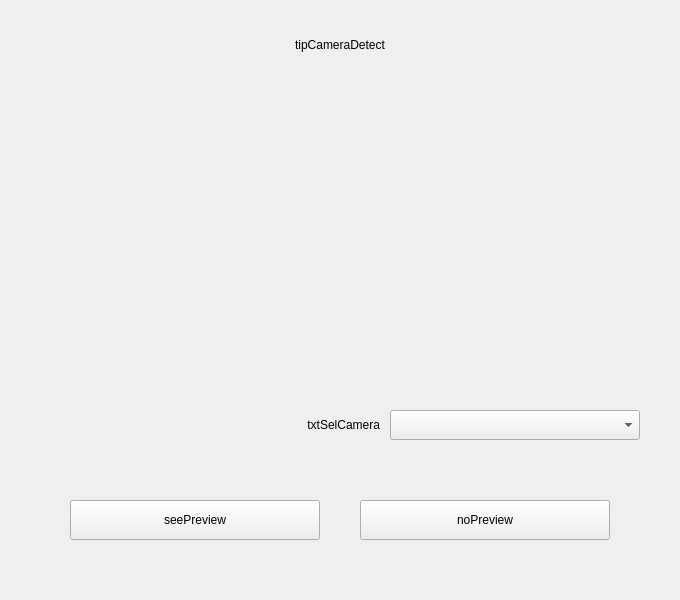
        <widget class="QWidget" name="page_cameraDetect">
         <layout class="QVBoxLayout" name="verticalLayout_5">
          <property name="spacing">
           <number>10</number>
          </property>
          <property name="leftMargin">
           <number>0</number>
          </property>
          <property name="topMargin">
           <number>30</number>
          </property>
          <property name="rightMargin">
           <number>0</number>
          </property>
          <property name="bottomMargin">
           <number>20</number>
          </property>
          <item>
           <widget class="QLabel" name="label_tipCameraDetect">
            <property name="minimumSize">
             <size>
              <width>0</width>
              <height>30</height>
             </size>
            </property>
            <property name="maximumSize">
             <size>
              <width>16777215</width>
              <height>30</height>
             </size>
            </property>
            <property name="text">
             <string>tipCameraDetect</string>
            </property>
            <property name="alignment">
             <set>Qt::AlignCenter</set>
            </property>
           </widget>
          </item>
          <item>
           <widget class="QLabel" name="label_msgCameraDetect">
            <property name="minimumSize">
             <size>
              <width>0</width>
              <height>30</height>
             </size>
            </property>
            <property name="maximumSize">
             <size>
              <width>16777215</width>
              <height>30</height>
             </size>
            </property>
            <property name="text">
             <string/>
            </property>
            <property name="alignment">
             <set>Qt::AlignCenter</set>
            </property>
           </widget>
          </item>
          <item>
           <layout class="QHBoxLayout" name="hboxLayout_spkVolume_2">
            <property name="spacing">
             <number>20</number>
            </property>
            <property name="sizeConstraint">
             <enum>QLayout::SetDefaultConstraint</enum>
            </property>
            <item>
             <spacer name="horizontalSpacer_14">
              <property name="orientation">
               <enum>Qt::Horizontal</enum>
              </property>
              <property name="sizeHint" stdset="0">
               <size>
                <width>40</width>
                <height>20</height>
               </size>
              </property>
             </spacer>
            </item>
            <item>
             <widget class="UserPubliserVideoWnd" name="widget_cameraPreview" native="true">
              <property name="minimumSize">
               <size>
                <width>320</width>
                <height>240</height>
               </size>
              </property>
              <property name="maximumSize">
               <size>
                <width>320</width>
                <height>240</height>
               </size>
              </property>
             </widget>
            </item>
            <item>
             <spacer name="horizontalSpacer_15">
              <property name="orientation">
               <enum>Qt::Horizontal</enum>
              </property>
              <property name="sizeHint" stdset="0">
               <size>
                <width>40</width>
                <height>20</height>
               </size>
              </property>
             </spacer>
            </item>
           </layout>
          </item>
          <item>
           <spacer name="verticalSpacer_19">
            <property name="orientation">
             <enum>Qt::Vertical</enum>
            </property>
            <property name="sizeHint" stdset="0">
             <size>
              <width>20</width>
              <height>40</height>
             </size>
            </property>
           </spacer>
          </item>
          <item>
           <widget class="QWidget" name="widget_cameraSelect" native="true">
            <property name="minimumSize">
             <size>
              <width>0</width>
              <height>50</height>
             </size>
            </property>
            <property name="maximumSize">
             <size>
              <width>16777215</width>
              <height>50</height>
             </size>
            </property>
            <layout class="QHBoxLayout" name="horizontalLayout_5">
             <property name="spacing">
              <number>10</number>
             </property>
             <property name="leftMargin">
              <number>0</number>
             </property>
             <property name="topMargin">
              <number>0</number>
             </property>
             <property name="rightMargin">
              <number>0</number>
             </property>
             <property name="bottomMargin">
              <number>0</number>
             </property>
             <item>
              <widget class="QLabel" name="label_tipSelCamera">
               <property name="minimumSize">
                <size>
                 <width>380</width>
                 <height>40</height>
                </size>
               </property>
               <property name="maximumSize">
                <size>
                 <width>380</width>
                 <height>40</height>
                </size>
               </property>
               <property name="text">
                <string>txtSelCamera</string>
               </property>
               <property name="alignment">
                <set>Qt::AlignRight|Qt::AlignTrailing|Qt::AlignVCenter</set>
               </property>
              </widget>
             </item>
             <item>
              <widget class="QComboBox" name="comboBox_camera">
               <property name="minimumSize">
                <size>
                 <width>250</width>
                 <height>30</height>
                </size>
               </property>
               <property name="maximumSize">
                <size>
                 <width>250</width>
                 <height>30</height>
                </size>
               </property>
              </widget>
             </item>
             <item>
              <spacer name="horizontalSpacer_17">
               <property name="orientation">
                <enum>Qt::Horizontal</enum>
               </property>
               <property name="sizeHint" stdset="0">
                <size>
                 <width>40</width>
                 <height>20</height>
                </size>
               </property>
              </spacer>
             </item>
            </layout>
           </widget>
          </item>
          <item>
           <spacer name="verticalSpacer_8">
            <property name="orientation">
             <enum>Qt::Vertical</enum>
            </property>
            <property name="sizeHint" stdset="0">
             <size>
              <width>20</width>
              <height>40</height>
             </size>
            </property>
           </spacer>
          </item>
          <item>
           <layout class="QHBoxLayout" name="hboxLayout_cameraBottom" stretch="0,0,0,0">
            <property name="spacing">
             <number>40</number>
            </property>
            <property name="sizeConstraint">
             <enum>QLayout::SetFixedSize</enum>
            </property>
            <item>
             <spacer name="horizontalSpacer_18">
              <property name="orientation">
               <enum>Qt::Horizontal</enum>
              </property>
              <property name="sizeHint" stdset="0">
               <size>
                <width>40</width>
                <height>20</height>
               </size>
              </property>
             </spacer>
            </item>
            <item>
             <widget class="QPushButton" name="pushButton_cameraPreview">
              <property name="minimumSize">
               <size>
                <width>250</width>
                <height>40</height>
               </size>
              </property>
              <property name="maximumSize">
               <size>
                <width>250</width>
                <height>40</height>
               </size>
              </property>
              <property name="text">
               <string>seePreview</string>
              </property>
             </widget>
            </item>
            <item>
             <widget class="QPushButton" name="pushButton_cameraNoPreview">
              <property name="minimumSize">
               <size>
                <width>250</width>
                <height>40</height>
               </size>
              </property>
              <property name="maximumSize">
               <size>
                <width>250</width>
                <height>40</height>
               </size>
              </property>
              <property name="text">
               <string>noPreview</string>
              </property>
             </widget>
            </item>
            <item>
             <spacer name="horizontalSpacer_19">
              <property name="orientation">
               <enum>Qt::Horizontal</enum>
              </property>
              <property name="sizeHint" stdset="0">
               <size>
                <width>40</width>
                <height>20</height>
               </size>
              </property>
             </spacer>
            </item>
           </layout>
          </item>
          <item>
           <spacer name="verticalSpacer_9">
            <property name="orientation">
             <enum>Qt::Vertical</enum>
            </property>
            <property name="sizeHint" stdset="0">
             <size>
              <width>20</width>
              <height>40</height>
             </size>
            </property>
           </spacer>
          </item>
         </layout>
        </widget>
